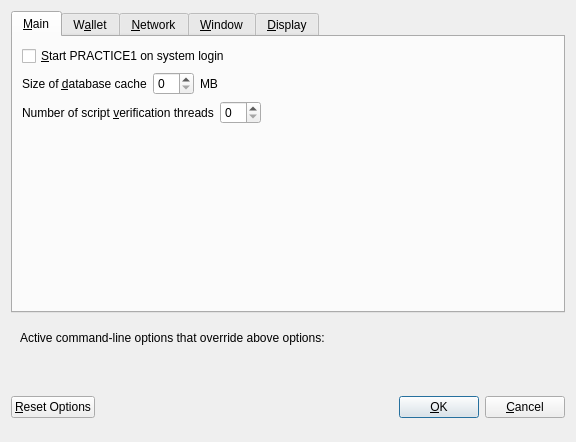
<?xml version="1.0" encoding="UTF-8"?>
<ui version="4.0">
 <class>OptionsDialog</class>
 <widget class="QDialog" name="OptionsDialog">
  <property name="geometry">
   <rect>
    <x>0</x>
    <y>0</y>
    <width>576</width>
    <height>442</height>
   </rect>
  </property>
  <property name="windowTitle">
   <string>Options</string>
  </property>
  <property name="modal">
   <bool>true</bool>
  </property>
  <layout class="QVBoxLayout" name="verticalLayout">
   <item>
    <widget class="QTabWidget" name="tabWidget">
     <property name="currentIndex">
      <number>0</number>
     </property>
     <widget class="QWidget" name="tabMain">
      <attribute name="title">
       <string>&amp;Main</string>
      </attribute>
      <layout class="QVBoxLayout" name="verticalLayout_Main">
       <item>
        <widget class="QCheckBox" name="bitcoinAtStartup">
         <property name="toolTip">
          <string>Automatically start PRACTICE1 after logging in to the system.</string>
         </property>
         <property name="text">
          <string>&amp;Start PRACTICE1 on system login</string>
         </property>
        </widget>
       </item>
       <item>
        <layout class="QHBoxLayout" name="horizontalLayout_2_Main">
         <item>
          <widget class="QLabel" name="databaseCacheLabel">
           <property name="text">
            <string>Size of &amp;database cache</string>
           </property>
           <property name="textFormat">
            <enum>Qt::PlainText</enum>
           </property>
           <property name="buddy">
            <cstring>databaseCache</cstring>
           </property>
          </widget>
         </item>
         <item>
          <widget class="QSpinBox" name="databaseCache"/>
         </item>
         <item>
          <widget class="QLabel" name="databaseCacheUnitLabel">
           <property name="text">
            <string>MB</string>
           </property>
           <property name="textFormat">
            <enum>Qt::PlainText</enum>
           </property>
          </widget>
         </item>
         <item>
          <spacer name="horizontalSpacer_2_Main">
           <property name="orientation">
            <enum>Qt::Horizontal</enum>
           </property>
           <property name="sizeHint" stdset="0">
            <size>
             <width>40</width>
             <height>20</height>
            </size>
           </property>
          </spacer>
         </item>
        </layout>
       </item>
       <item>
        <layout class="QHBoxLayout" name="horizontalLayout_3_Main">
         <item>
          <widget class="QLabel" name="threadsScriptVerifLabel">
           <property name="text">
            <string>Number of script &amp;verification threads</string>
           </property>
           <property name="textFormat">
            <enum>Qt::PlainText</enum>
           </property>
           <property name="buddy">
            <cstring>threadsScriptVerif</cstring>
           </property>
          </widget>
         </item>
         <item>
          <widget class="QSpinBox" name="threadsScriptVerif">
           <property name="toolTip">
            <string>(0 = auto, &lt;0 = leave that many cores free)</string>
           </property>
          </widget>
         </item>
         <item>
          <spacer name="horizontalSpacer_3_Main">
           <property name="orientation">
            <enum>Qt::Horizontal</enum>
           </property>
           <property name="sizeHint" stdset="0">
            <size>
             <width>40</width>
             <height>20</height>
            </size>
           </property>
          </spacer>
         </item>
        </layout>
       </item>
       <item>
        <spacer name="verticalSpacer_2">
         <property name="orientation">
          <enum>Qt::Vertical</enum>
         </property>
         <property name="sizeHint" stdset="0">
          <size>
           <width>20</width>
           <height>40</height>
          </size>
         </property>
        </spacer>
       </item>
      </layout>
     </widget>
     <widget class="QWidget" name="tabWallet">
      <attribute name="title">
       <string>W&amp;allet</string>
      </attribute>
      <layout class="QVBoxLayout" name="verticalLayout_Wallet">
       <item>
        <layout class="QHBoxLayout" name="horizontalLayout_2_Wallet">
         <item>
          <widget class="QLabel" name="labelStakeSplitThresholdText">
           <property name="text">
            <string>Stake split threshold:</string>
           </property>
          </widget>
         </item>
         <item>
          <widget class="QSpinBox" name="spinBoxStakeSplitThreshold">
           <property name="minimum">
            <number>1</number>
           </property>
           <property name="maximum">
            <number>999999</number>
           </property>
          </widget>
         </item>
        </layout>
       </item>
       <item>
        <widget class="QGroupBox" name="groupBox">
         <property name="title">
          <string>Expert</string>
         </property>
         <layout class="QVBoxLayout" name="verticalLayout_2">
          <item>
           <widget class="QCheckBox" name="coinControlFeatures">
            <property name="toolTip">
             <string>Whether to show coin control features or not.</string>
            </property>
            <property name="text">
             <string>Enable coin &amp;control features</string>
            </property>
           </widget>
          </item>
          <item>
           <widget class="QCheckBox" name="showMasternodesTab">
            <property name="toolTip">
             <string>Show additional tab listing all your masternodes in first sub-tab&lt;br/&gt;and all masternodes on the network in second sub-tab.</string>
            </property>
            <property name="text">
             <string>Show Masternodes Tab</string>
            </property>
           </widget>
          </item>
          <item>
           <widget class="QCheckBox" name="spendZeroConfChange">
            <property name="toolTip">
             <string>If you disable the spending of unconfirmed change, the change from a transaction&lt;br/&gt;cannot be used until that transaction has at least one confirmation.&lt;br/&gt;This also affects how your balance is computed.</string>
            </property>
            <property name="text">
             <string>&amp;Spend unconfirmed change</string>
            </property>
           </widget>
          </item>
         </layout>
        </widget>
       </item>
       <item>
        <spacer name="verticalSpacer_Wallet">
         <property name="orientation">
          <enum>Qt::Vertical</enum>
         </property>
         <property name="sizeHint" stdset="0">
          <size>
           <width>20</width>
           <height>40</height>
          </size>
         </property>
        </spacer>
       </item>
      </layout>
     </widget>
     <widget class="QWidget" name="tabNetwork">
      <attribute name="title">
       <string>&amp;Network</string>
      </attribute>
      <layout class="QVBoxLayout" name="verticalLayout_Network">
       <item>
        <widget class="QCheckBox" name="mapPortUpnp">
         <property name="toolTip">
          <string>Automatically open the PRACTICE1 client port on the router. This only works when your router supports UPnP and it is enabled.</string>
         </property>
         <property name="text">
          <string>Map port using &amp;UPnP</string>
         </property>
        </widget>
       </item>
       <item>
        <widget class="QCheckBox" name="allowIncoming">
         <property name="toolTip">
          <string>Accept connections from outside</string>
         </property>
         <property name="text">
          <string>Allow incoming connections</string>
         </property>
        </widget>
       </item>
       <item>
        <widget class="QCheckBox" name="connectSocks">
         <property name="toolTip">
          <string>Connect to the PRACTICE1 network through a SOCKS5 proxy.</string>
         </property>
         <property name="text">
          <string>&amp;Connect through SOCKS5 proxy (default proxy):</string>
         </property>
        </widget>
       </item>
       <item>
        <layout class="QHBoxLayout" name="horizontalLayout_1_Network">
         <item>
          <widget class="QLabel" name="proxyIpLabel">
           <property name="text">
            <string>Proxy &amp;IP:</string>
           </property>
           <property name="textFormat">
            <enum>Qt::PlainText</enum>
           </property>
           <property name="buddy">
            <cstring>proxyIp</cstring>
           </property>
          </widget>
         </item>
         <item>
          <widget class="QValidatedLineEdit" name="proxyIp">
           <property name="minimumSize">
            <size>
             <width>140</width>
             <height>0</height>
            </size>
           </property>
           <property name="maximumSize">
            <size>
             <width>140</width>
             <height>16777215</height>
            </size>
           </property>
           <property name="toolTip">
            <string>IP address of the proxy (e.g. IPv4: 127.0.0.1 / IPv6: ::1)</string>
           </property>
          </widget>
         </item>
         <item>
          <widget class="QLabel" name="proxyPortLabel">
           <property name="text">
            <string>&amp;Port:</string>
           </property>
           <property name="textFormat">
            <enum>Qt::PlainText</enum>
           </property>
           <property name="buddy">
            <cstring>proxyPort</cstring>
           </property>
          </widget>
         </item>
         <item>
          <widget class="QLineEdit" name="proxyPort">
           <property name="minimumSize">
            <size>
             <width>55</width>
             <height>0</height>
            </size>
           </property>
           <property name="maximumSize">
            <size>
             <width>55</width>
             <height>16777215</height>
            </size>
           </property>
           <property name="toolTip">
            <string>Port of the proxy (e.g. 9050)</string>
           </property>
          </widget>
         </item>
         <item>
          <spacer name="horizontalSpacer_1_Network">
           <property name="orientation">
            <enum>Qt::Horizontal</enum>
           </property>
           <property name="sizeHint" stdset="0">
            <size>
             <width>40</width>
             <height>20</height>
            </size>
           </property>
          </spacer>
         </item>
        </layout>
       </item>
       <item>
        <spacer name="verticalSpacer_Network">
         <property name="orientation">
          <enum>Qt::Vertical</enum>
         </property>
         <property name="sizeHint" stdset="0">
          <size>
           <width>20</width>
           <height>40</height>
          </size>
         </property>
        </spacer>
       </item>
      </layout>
     </widget>
     <widget class="QWidget" name="tabWindow">
      <attribute name="title">
       <string>&amp;Window</string>
      </attribute>
      <layout class="QVBoxLayout" name="verticalLayout_Window">
       <item>
        <widget class="QCheckBox" name="minimizeToTray">
         <property name="toolTip">
          <string>Show only a tray icon after minimizing the window.</string>
         </property>
         <property name="text">
          <string>&amp;Minimize to the tray instead of the taskbar</string>
         </property>
        </widget>
       </item>
       <item>
        <widget class="QCheckBox" name="minimizeOnClose">
         <property name="toolTip">
          <string>Minimize instead of exit the application when the window is closed. When this option is enabled, the application will be closed only after selecting Quit in the menu.</string>
         </property>
         <property name="text">
          <string>M&amp;inimize on close</string>
         </property>
        </widget>
       </item>
       <item>
        <spacer name="verticalSpacer_Window">
         <property name="orientation">
          <enum>Qt::Vertical</enum>
         </property>
         <property name="sizeHint" stdset="0">
          <size>
           <width>20</width>
           <height>40</height>
          </size>
         </property>
        </spacer>
       </item>
      </layout>
     </widget>
     <widget class="QWidget" name="tabDisplay">
      <attribute name="title">
       <string>&amp;Display</string>
      </attribute>
      <layout class="QVBoxLayout" name="verticalLayout_Display">
       <item>
        <layout class="QHBoxLayout" name="horizontalLayout_1_Display">
         <item>
          <widget class="QLabel" name="langLabel">
           <property name="text">
            <string>User Interface &amp;language:</string>
           </property>
           <property name="textFormat">
            <enum>Qt::PlainText</enum>
           </property>
           <property name="buddy">
            <cstring>lang</cstring>
           </property>
          </widget>
         </item>
         <item>
          <widget class="QValueComboBox" name="lang">
           <property name="toolTip">
            <string>The user interface language can be set here. This setting will take effect after restarting PRACTICE1.</string>
           </property>
          </widget>
         </item>
        </layout>
       </item>
       <item>
        <widget class="Line" name="line">
         <property name="orientation">
          <enum>Qt::Horizontal</enum>
         </property>
        </widget>
       </item>
       <item>
        <layout class="QHBoxLayout" name="horizontalLayout_2_Display">
         <item>
          <widget class="QLabel" name="unitLabel">
           <property name="text">
            <string>&amp;Unit to show amounts in:</string>
           </property>
           <property name="textFormat">
            <enum>Qt::PlainText</enum>
           </property>
           <property name="buddy">
            <cstring>unit</cstring>
           </property>
          </widget>
         </item>
         <item>
          <widget class="QValueComboBox" name="unit">
           <property name="toolTip">
            <string>Choose the default subdivision unit to show in the interface and when sending coins.</string>
           </property>
          </widget>
         </item>
        </layout>
       </item>
       <item>
        <layout class="QHBoxLayout" name="horizontalLayout_5_Display">
         <item>
          <widget class="QLabel" name="digitsLabel">
           <property name="text">
            <string>Decimal digits</string>
           </property>
          </widget>
         </item>
         <item>
          <widget class="QValueComboBox" name="digits"/>
         </item>
        </layout>
       </item>
       <item>
        <layout class="QHBoxLayout" name="horizontalLayout_3_Display">
         <item>
          <widget class="QLabel" name="thirdPartyTxUrlsLabel">
           <property name="toolTip">
            <string>Third party URLs (e.g. a block explorer) that appear in the transactions tab as context menu items. %s in the URL is replaced by transaction hash. Multiple URLs are separated by vertical bar |.</string>
           </property>
           <property name="text">
            <string>Third party transaction URLs</string>
           </property>
           <property name="buddy">
            <cstring>thirdPartyTxUrls</cstring>
           </property>
          </widget>
         </item>
         <item>
          <widget class="QLineEdit" name="thirdPartyTxUrls">
           <property name="toolTip">
            <string>Third party URLs (e.g. a block explorer) that appear in the transactions tab as context menu items. %s in the URL is replaced by transaction hash. Multiple URLs are separated by vertical bar |.</string>
           </property>
          </widget>
         </item>
        </layout>
       </item>
       <item>
        <spacer name="verticalSpacer">
         <property name="orientation">
          <enum>Qt::Vertical</enum>
         </property>
         <property name="sizeHint" stdset="0">
          <size>
           <width>20</width>
           <height>40</height>
          </size>
         </property>
        </spacer>
       </item>
      </layout>
     </widget>
    </widget>
   </item>
   <item>
    <widget class="QFrame" name="frame">
     <layout class="QVBoxLayout" name="verticalLayout_Bottom">
      <item>
       <layout class="QHBoxLayout" name="horizontalLayout_Bottom">
        <item>
         <widget class="QLabel" name="overriddenByCommandLineInfoLabel">
          <property name="text">
           <string>Active command-line options that override above options:</string>
          </property>
          <property name="textFormat">
           <enum>Qt::PlainText</enum>
          </property>
         </widget>
        </item>
        <item>
         <spacer name="horizontalSpacer_Bottom">
          <property name="orientation">
           <enum>Qt::Horizontal</enum>
          </property>
          <property name="sizeHint" stdset="0">
           <size>
            <width>40</width>
            <height>20</height>
           </size>
          </property>
         </spacer>
        </item>
       </layout>
      </item>
      <item>
       <widget class="QLabel" name="overriddenByCommandLineLabel">
        <property name="text">
         <string/>
        </property>
        <property name="textFormat">
         <enum>Qt::PlainText</enum>
        </property>
        <property name="wordWrap">
         <bool>true</bool>
        </property>
       </widget>
      </item>
     </layout>
    </widget>
   </item>
   <item>
    <layout class="QHBoxLayout" name="horizontalLayout_Buttons">
     <item>
      <widget class="QPushButton" name="resetButton">
       <property name="toolTip">
        <string>Reset all client options to default.</string>
       </property>
       <property name="text">
        <string>&amp;Reset Options</string>
       </property>
       <property name="autoDefault">
        <bool>false</bool>
       </property>
      </widget>
     </item>
     <item>
      <spacer name="horizontalSpacer_1">
       <property name="orientation">
        <enum>Qt::Horizontal</enum>
       </property>
       <property name="sizeHint" stdset="0">
        <size>
         <width>40</width>
         <height>48</height>
        </size>
       </property>
      </spacer>
     </item>
     <item>
      <widget class="QLabel" name="statusLabel">
       <property name="minimumSize">
        <size>
         <width>200</width>
         <height>0</height>
        </size>
       </property>
       <property name="font">
        <font>
         <weight>75</weight>
         <bold>true</bold>
        </font>
       </property>
       <property name="text">
        <string/>
       </property>
       <property name="textFormat">
        <enum>Qt::PlainText</enum>
       </property>
       <property name="wordWrap">
        <bool>true</bool>
       </property>
      </widget>
     </item>
     <item>
      <spacer name="horizontalSpacer_2">
       <property name="orientation">
        <enum>Qt::Horizontal</enum>
       </property>
       <property name="sizeHint" stdset="0">
        <size>
         <width>40</width>
         <height>48</height>
        </size>
       </property>
      </spacer>
     </item>
     <item>
      <widget class="QPushButton" name="okButton">
       <property name="text">
        <string>&amp;OK</string>
       </property>
       <property name="autoDefault">
        <bool>false</bool>
       </property>
       <property name="default">
        <bool>true</bool>
       </property>
      </widget>
     </item>
     <item>
      <widget class="QPushButton" name="cancelButton">
       <property name="text">
        <string>&amp;Cancel</string>
       </property>
       <property name="autoDefault">
        <bool>false</bool>
       </property>
      </widget>
     </item>
    </layout>
   </item>
  </layout>
 </widget>
 <customwidgets>
  <customwidget>
   <class>QValidatedLineEdit</class>
   <extends>QLineEdit</extends>
   <header>qvalidatedlineedit.h</header>
  </customwidget>
  <customwidget>
   <class>QValueComboBox</class>
   <extends>QComboBox</extends>
   <header>qvaluecombobox.h</header>
  </customwidget>
 </customwidgets>
 <resources/>
 <connections/>
</ui>
